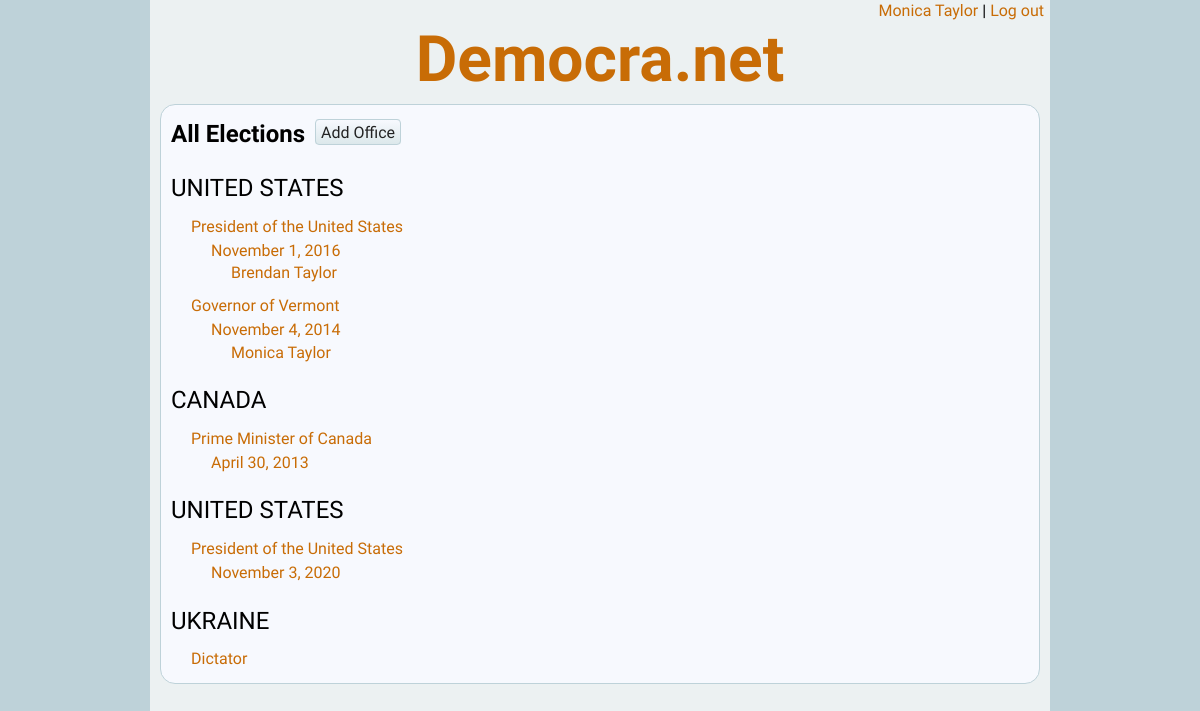
The page /elecbrws.php (signed in) on the database its author committed.
### tables this page shows
CREATE TABLE `citizens` (
  `citizen_id` int(11) NOT NULL AUTO_INCREMENT,
  `password` varchar(100) NOT NULL,
  `email` varchar(100) NOT NULL,
  `name` varchar(100) DEFAULT NULL,
  `birth_year` int(11) DEFAULT NULL,
  `gender` int(11) DEFAULT NULL,
  `country` int(11) DEFAULT NULL,
  `postal_code` varchar(25) DEFAULT NULL,
  PRIMARY KEY (`citizen_id`)
);

CREATE TABLE `offices` (
  `office_id` int(11) NOT NULL AUTO_INCREMENT,
  `name` varchar(200) DEFAULT NULL,
  `description` varchar(1000) DEFAULT NULL,
  `country_id` int(11) DEFAULT NULL,
  `office_holder` int(11) DEFAULT NULL,
  PRIMARY KEY (`office_id`)
);

CREATE TABLE `countries` (
  `country_id` int(11) NOT NULL AUTO_INCREMENT,
  `name` varchar(100) DEFAULT NULL,
  PRIMARY KEY (`country_id`)
);

CREATE TABLE `candidates` (
  `candidate_id` int(11) NOT NULL AUTO_INCREMENT,
  `citizen_id` int(11) DEFAULT NULL,
  `election_id` int(11) DEFAULT NULL,
  `party` varchar(100) DEFAULT NULL,
  `website` varchar(200) DEFAULT NULL,
  `summary` varchar(2000) DEFAULT NULL,
  PRIMARY KEY (`candidate_id`)
);

### inc/class.citizen.php (called while the page is built, shortened)
<?php
require_once ("class.database.php");
class citizen
{
	public $citizen_id = null;
	public function check_session()
	{
		if (isset($_SESSION['citizen_id']))
		{
			$this->citizen_id = $_SESSION['citizen_id'];
		}
	}
	public function load_db($db)
	{
		$this->db = $db;
		$sql = "SELECT * FROM citizens WHERE citizen_id = '{$this->citizen_id}'";
		$this->db->execute_query($sql);
		$line = $this->db->fetch_line();
		$this->name = $line['name'];
	}
}
?>

### inc/class.database.php (called while the page is built, shortened)
<?php
class database {
	public $conn = null;
	public $result = null;
	public function open_connection()
	{
		$this->conn = new mysqli(self::DB_HOST, self::DB_UNAME, self::DB_PWD, self::DB_NAME)
			or die("Connect Error (" . $this->conn->connect_errno . ") " . $this->conn->connect_error);
	}
	public function execute_query($sql)
	{
		$this->result = $this->conn->query($sql)
			or die("Could not execute the query: {$this->conn->error}<br />sql = {$sql}");
	}
	public function get_result()
	{
		return $this->result;
	}
	public function fetch_line($result = null)
	{
		if ($result)
		{
			$line = $result->fetch_assoc();
		}
		else
		{
			$line = $this->result->fetch_assoc();
		}
		return $line;
	}
}
?>

### elecbrws.php (the view, shortened to what this page needs)
<?php
require_once ("inc/class.database.php");
require_once ("inc/class.citizen.php");
$db = new database();
$db->open_connection();
$citizen = new citizen();
$citizen->check_session();
if ($citizen->in_session)
{
	$citizen->load_db($db);
}
else
{
	header("Location:login.php");
}
echo DOC_TYPE;
?>
<html>
<head>
	<link rel="stylesheet" type="text/css" href="style/democranet.css" />
</head>
<body>
<div id="container">
<?php include("inc/header.login.php"); ?>
	<div class="content">
		<p class="with_btn"><span class="title">All Elections</span><a class="btn" href="office.php?m=n">Add Office</a></p>
<?php echo get_elections(); ?>
	</div>
</div>
</body>
</html>
<?php
function get_elections() {
	global $db;
	$ret = "";
	$last_country = "";
	$last_office = "";
	$sql = "SELECT c.country_id, c.name country_name, o.office_id, o.name office_name, e.election_id, DATE_FORMAT(e.date, '%M %e, %Y') election_date
		FROM offices o LEFT JOIN elections e ON o.office_id = e.office_id
		LEFT JOIN countries c ON o.country_id = c.country_id";
	$db->execute_query($sql);
	$result = $db->get_result();
	while ($line = $db->fetch_line($result)) {
		$this_country = $line['country_name'];
		if ($this_country != $last_country)
		{
			$ret .= "<p class=\"lev1 with_btn\">{$line['country_name']}</p>\n";
		}
		$this_office = $line['office_name'];
		if ($this_office != $last_office)
		{
			$ret .= "<p class=\"lev2\"><a href=\"office.php?m=r&id={$line['office_id']}\">{$line['office_name']}</a></p>\n";
		}
		$ret .= "<p class=\"lev3\"><a href=\"election.php?m=r&id={$line['election_id']}\">{$line['election_date']}</a></p>\n";
		$sql = "SELECT c.candidate_id, ci.name FROM candidates c LEFT JOIN citizens ci ON c.citizen_id = ci.citizen_id
			WHERE c.election_id = '{$line['election_id']}'";
		$db->execute_query($sql);
		while ($line2 = $db->fetch_line())
		{
			$ret .= "<p class=\"lev4\"><a href=\"candidate.php?m=r&id={$line2['candidate_id']}\">{$line2['name']}</a></p>\n";
		}
		$last_country = $this_country;
		$last_office = $this_office;
	}
	return $ret;
}
?>

### inc/header.login.php
<div id="login">
	<p><a href="citizen.php"><?php echo $citizen->name; ?></a>&nbsp;|&nbsp;<a href="login.php?m=lo">Log out</a></p>
</div>
<div id="header">
	<h1><a href="index.php">Democra.net</a></h1>
</div>

### style/democranet.css (style rules this page uses)
body { font-family: 'Quattrocento Sans', helvetica, arial, sans-serif; font-size: 100%; line-height: 1.4; background-color: #BED2D9; margin: 0; }
h1, h2, h3, h4, h5 { font-family: 'Dosis', sans-serif; font-weight: 600; line-height: 1.2; margin-bottom: .5em; }
p { font-family: 'Quattrocento Sans', helvetica, arial, sans-serif; font-size: 1em; font-weight: 400; margin-top: .2em; margin-bottom: .5em; }
.title { font-size: 1.5em; margin: 0 0 .5em 0; font-weight: 700; }
.btn { border-style: solid; border-color: #BED2D9; border-radius: 4px; border-width: 1px; padding: 3px 5px 2px; background-image: linear-gradient(#F7F9FE, #DCE8EB); cursor: pointer; }
a.btn:link { text-decoration: none; color: #222; -webkit-transition: all 0s linear; -moz-transition: all 0s linear; -ms-transition: all 0s linear; -o-transition: all 0s linear; transition: all 0s linear; }
a:link { text-decoration: none; color: #C86C06; -webkit-transition: all .1s linear; -moz-transition: all .1s linear; -ms-transition: all .1s linear; -o-transition: all .1s linear; transition: all .1s linear; }
#header { text-align: center; padding: 0; }
#header h1 { margin-top:0; margin-bottom: 0; font-size: 4em; }
#container { margin: 0 auto; min-width: 200px; max-width: 900px; background-color: #ECF1F2; min-height: 780px; padding-bottom: 5px; }
#login { text-align: right; padding-right: 6px; }
#login p { margin: 0; }
.content { margin: 5px 10px; padding: 10px; background-color: #F7F9FE; border-radius: 15px; border: 1px solid #BED2D9; }
.with_btn .btn { position: relative; top: -4px; left: 10px; }

### elecbrws.php (style rules this page uses)
p.lev1 { margin: 20px 0 2px 0; font-size: 150%; }
p.lev2 { margin: 10px 0 2px 20px; }
p.lev3 { margin: 0 0 0 40px; }
p.lev4 { margin: 0 0 0 60px; }

### rows shown on the page
citizens: name "Monica Taylor"
offices: country.name "UNITED STATES", name "President of the United States", election_date "November 1, 2016", election_date "November 3, 2020"
candidates: citizen.name "Brendan Taylor"
offices: name "Governor of Vermont", election_date "November 4, 2014"
candidates: citizen.name "Monica Taylor"
offices: country.name "CANADA", name "Prime Minister of Canada", election_date "April 30, 2013"
offices: country.name "UKRAINE", name "Dictator"
